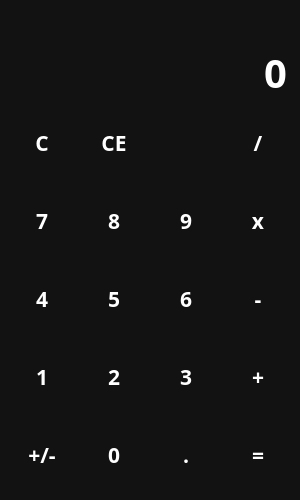
<?xml version="1.0" encoding="UTF-8"?>
<ui version="4.0">
 <class>MainWindow</class>
 <widget class="QMainWindow" name="MainWindow">
  <property name="geometry">
   <rect>
    <x>0</x>
    <y>0</y>
    <width>300</width>
    <height>500</height>
   </rect>
  </property>
  <property name="minimumSize">
   <size>
    <width>300</width>
    <height>500</height>
   </size>
  </property>
  <property name="windowTitle">
   <string>QTCalculator</string>
  </property>
  <property name="windowIcon">
   <iconset resource="files.qrc">
    <normaloff>:/icons/icons/calculate_FILL0_wght400_GRAD0_opsz24.png</normaloff>:/icons/icons/calculate_FILL0_wght400_GRAD0_opsz24.png</iconset>
  </property>
  <property name="styleSheet">
   <string notr="true">QWidget {
    color: white;
    background-color: #121212;
    font-family: Rubik;
    font-size: 16pt;
    font-weight: 600;
}

QPushButton {
    background-color: transparent;
    border: none;
}

QPushButton:hover{
    background-color: #666;
}

QPushButton:pressed {
    background-color: #888;
}</string>
  </property>
  <widget class="QWidget" name="centralwidget">
   <layout class="QVBoxLayout" name="verticalLayout">
    <item>
     <widget class="QLabel" name="lbl_temp">
      <property name="sizePolicy">
       <sizepolicy hsizetype="Preferred" vsizetype="Maximum">
        <horstretch>0</horstretch>
        <verstretch>0</verstretch>
       </sizepolicy>
      </property>
      <property name="styleSheet">
       <string notr="true">color: #888;</string>
      </property>
      <property name="text">
       <string/>
      </property>
      <property name="alignment">
       <set>Qt::AlignRight|Qt::AlignTrailing|Qt::AlignVCenter</set>
      </property>
     </widget>
    </item>
    <item>
     <widget class="QLineEdit" name="le_entry">
      <property name="sizePolicy">
       <sizepolicy hsizetype="Expanding" vsizetype="Maximum">
        <horstretch>0</horstretch>
        <verstretch>0</verstretch>
       </sizepolicy>
      </property>
      <property name="styleSheet">
       <string notr="true">font-size: 40px;
border: none;</string>
      </property>
      <property name="text">
       <string>0</string>
      </property>
      <property name="maxLength">
       <number>16</number>
      </property>
      <property name="alignment">
       <set>Qt::AlignRight|Qt::AlignTrailing|Qt::AlignVCenter</set>
      </property>
      <property name="readOnly">
       <bool>true</bool>
      </property>
     </widget>
    </item>
    <item>
     <layout class="QGridLayout" name="gridLayout">
      <item row="4" column="3">
       <widget class="QPushButton" name="btn_calc">
        <property name="sizePolicy">
         <sizepolicy hsizetype="Minimum" vsizetype="Expanding">
          <horstretch>0</horstretch>
          <verstretch>0</verstretch>
         </sizepolicy>
        </property>
        <property name="cursor">
         <cursorShape>PointingHandCursor</cursorShape>
        </property>
        <property name="text">
         <string>=</string>
        </property>
        <property name="shortcut">
         <string>Enter</string>
        </property>
       </widget>
      </item>
      <item row="0" column="0">
       <widget class="QPushButton" name="btn_clear">
        <property name="sizePolicy">
         <sizepolicy hsizetype="Minimum" vsizetype="Expanding">
          <horstretch>0</horstretch>
          <verstretch>0</verstretch>
         </sizepolicy>
        </property>
        <property name="cursor">
         <cursorShape>PointingHandCursor</cursorShape>
        </property>
        <property name="text">
         <string>C</string>
        </property>
       </widget>
      </item>
      <item row="3" column="0">
       <widget class="QPushButton" name="btn_1">
        <property name="sizePolicy">
         <sizepolicy hsizetype="Minimum" vsizetype="Expanding">
          <horstretch>0</horstretch>
          <verstretch>0</verstretch>
         </sizepolicy>
        </property>
        <property name="cursor">
         <cursorShape>PointingHandCursor</cursorShape>
        </property>
        <property name="text">
         <string>1</string>
        </property>
        <property name="shortcut">
         <string>1</string>
        </property>
       </widget>
      </item>
      <item row="2" column="0">
       <widget class="QPushButton" name="btn_4">
        <property name="sizePolicy">
         <sizepolicy hsizetype="Minimum" vsizetype="Expanding">
          <horstretch>0</horstretch>
          <verstretch>0</verstretch>
         </sizepolicy>
        </property>
        <property name="cursor">
         <cursorShape>PointingHandCursor</cursorShape>
        </property>
        <property name="text">
         <string>4</string>
        </property>
        <property name="shortcut">
         <string>4</string>
        </property>
       </widget>
      </item>
      <item row="4" column="2">
       <widget class="QPushButton" name="btn_point">
        <property name="sizePolicy">
         <sizepolicy hsizetype="Minimum" vsizetype="Expanding">
          <horstretch>0</horstretch>
          <verstretch>0</verstretch>
         </sizepolicy>
        </property>
        <property name="cursor">
         <cursorShape>PointingHandCursor</cursorShape>
        </property>
        <property name="text">
         <string>.</string>
        </property>
        <property name="shortcut">
         <string>.</string>
        </property>
       </widget>
      </item>
      <item row="4" column="1">
       <widget class="QPushButton" name="btn_0">
        <property name="sizePolicy">
         <sizepolicy hsizetype="Minimum" vsizetype="Expanding">
          <horstretch>0</horstretch>
          <verstretch>0</verstretch>
         </sizepolicy>
        </property>
        <property name="cursor">
         <cursorShape>PointingHandCursor</cursorShape>
        </property>
        <property name="text">
         <string>0</string>
        </property>
        <property name="shortcut">
         <string>0</string>
        </property>
       </widget>
      </item>
      <item row="1" column="0">
       <widget class="QPushButton" name="btn_7">
        <property name="sizePolicy">
         <sizepolicy hsizetype="Minimum" vsizetype="Expanding">
          <horstretch>0</horstretch>
          <verstretch>0</verstretch>
         </sizepolicy>
        </property>
        <property name="cursor">
         <cursorShape>PointingHandCursor</cursorShape>
        </property>
        <property name="text">
         <string>7</string>
        </property>
        <property name="shortcut">
         <string>7</string>
        </property>
       </widget>
      </item>
      <item row="4" column="0">
       <widget class="QPushButton" name="btn_neg">
        <property name="sizePolicy">
         <sizepolicy hsizetype="Minimum" vsizetype="Expanding">
          <horstretch>0</horstretch>
          <verstretch>0</verstretch>
         </sizepolicy>
        </property>
        <property name="cursor">
         <cursorShape>PointingHandCursor</cursorShape>
        </property>
        <property name="text">
         <string>+/-</string>
        </property>
       </widget>
      </item>
      <item row="1" column="1">
       <widget class="QPushButton" name="btn_8">
        <property name="sizePolicy">
         <sizepolicy hsizetype="Minimum" vsizetype="Expanding">
          <horstretch>0</horstretch>
          <verstretch>0</verstretch>
         </sizepolicy>
        </property>
        <property name="cursor">
         <cursorShape>PointingHandCursor</cursorShape>
        </property>
        <property name="text">
         <string>8</string>
        </property>
        <property name="shortcut">
         <string>8</string>
        </property>
       </widget>
      </item>
      <item row="1" column="2">
       <widget class="QPushButton" name="btn_9">
        <property name="sizePolicy">
         <sizepolicy hsizetype="Minimum" vsizetype="Expanding">
          <horstretch>0</horstretch>
          <verstretch>0</verstretch>
         </sizepolicy>
        </property>
        <property name="cursor">
         <cursorShape>PointingHandCursor</cursorShape>
        </property>
        <property name="text">
         <string>9</string>
        </property>
        <property name="shortcut">
         <string>9</string>
        </property>
       </widget>
      </item>
      <item row="0" column="1">
       <widget class="QPushButton" name="btn_ce">
        <property name="sizePolicy">
         <sizepolicy hsizetype="Minimum" vsizetype="Expanding">
          <horstretch>0</horstretch>
          <verstretch>0</verstretch>
         </sizepolicy>
        </property>
        <property name="cursor">
         <cursorShape>PointingHandCursor</cursorShape>
        </property>
        <property name="text">
         <string>CE</string>
        </property>
        <property name="shortcut">
         <string>Del</string>
        </property>
       </widget>
      </item>
      <item row="0" column="2">
       <widget class="QPushButton" name="btn_backspace">
        <property name="sizePolicy">
         <sizepolicy hsizetype="Minimum" vsizetype="Expanding">
          <horstretch>0</horstretch>
          <verstretch>0</verstretch>
         </sizepolicy>
        </property>
        <property name="cursor">
         <cursorShape>PointingHandCursor</cursorShape>
        </property>
        <property name="text">
         <string/>
        </property>
        <property name="icon">
         <iconset resource="files.qrc">
          <normaloff>:/icons/icons/outline_backspace_white_24dp.png</normaloff>:/icons/icons/outline_backspace_white_24dp.png</iconset>
        </property>
        <property name="iconSize">
         <size>
          <width>24</width>
          <height>24</height>
         </size>
        </property>
        <property name="shortcut">
         <string>Backspace</string>
        </property>
       </widget>
      </item>
      <item row="0" column="3">
       <widget class="QPushButton" name="btn_div">
        <property name="sizePolicy">
         <sizepolicy hsizetype="Minimum" vsizetype="Expanding">
          <horstretch>0</horstretch>
          <verstretch>0</verstretch>
         </sizepolicy>
        </property>
        <property name="cursor">
         <cursorShape>PointingHandCursor</cursorShape>
        </property>
        <property name="text">
         <string>/</string>
        </property>
        <property name="shortcut">
         <string>/</string>
        </property>
       </widget>
      </item>
      <item row="1" column="3">
       <widget class="QPushButton" name="btn_mul">
        <property name="sizePolicy">
         <sizepolicy hsizetype="Minimum" vsizetype="Expanding">
          <horstretch>0</horstretch>
          <verstretch>0</verstretch>
         </sizepolicy>
        </property>
        <property name="cursor">
         <cursorShape>PointingHandCursor</cursorShape>
        </property>
        <property name="text">
         <string>x</string>
        </property>
        <property name="shortcut">
         <string>*</string>
        </property>
       </widget>
      </item>
      <item row="2" column="1">
       <widget class="QPushButton" name="btn_5">
        <property name="sizePolicy">
         <sizepolicy hsizetype="Minimum" vsizetype="Expanding">
          <horstretch>0</horstretch>
          <verstretch>0</verstretch>
         </sizepolicy>
        </property>
        <property name="cursor">
         <cursorShape>PointingHandCursor</cursorShape>
        </property>
        <property name="text">
         <string>5</string>
        </property>
        <property name="shortcut">
         <string>5</string>
        </property>
       </widget>
      </item>
      <item row="2" column="2">
       <widget class="QPushButton" name="btn_6">
        <property name="sizePolicy">
         <sizepolicy hsizetype="Minimum" vsizetype="Expanding">
          <horstretch>0</horstretch>
          <verstretch>0</verstretch>
         </sizepolicy>
        </property>
        <property name="cursor">
         <cursorShape>PointingHandCursor</cursorShape>
        </property>
        <property name="text">
         <string>6</string>
        </property>
        <property name="shortcut">
         <string>6</string>
        </property>
       </widget>
      </item>
      <item row="2" column="3">
       <widget class="QPushButton" name="btn_minus">
        <property name="sizePolicy">
         <sizepolicy hsizetype="Minimum" vsizetype="Expanding">
          <horstretch>0</horstretch>
          <verstretch>0</verstretch>
         </sizepolicy>
        </property>
        <property name="cursor">
         <cursorShape>PointingHandCursor</cursorShape>
        </property>
        <property name="text">
         <string>-</string>
        </property>
        <property name="shortcut">
         <string>-</string>
        </property>
       </widget>
      </item>
      <item row="3" column="1">
       <widget class="QPushButton" name="btn_2">
        <property name="sizePolicy">
         <sizepolicy hsizetype="Minimum" vsizetype="Expanding">
          <horstretch>0</horstretch>
          <verstretch>0</verstretch>
         </sizepolicy>
        </property>
        <property name="cursor">
         <cursorShape>PointingHandCursor</cursorShape>
        </property>
        <property name="text">
         <string>2</string>
        </property>
        <property name="shortcut">
         <string>2</string>
        </property>
       </widget>
      </item>
      <item row="3" column="2">
       <widget class="QPushButton" name="btn_3">
        <property name="sizePolicy">
         <sizepolicy hsizetype="Minimum" vsizetype="Expanding">
          <horstretch>0</horstretch>
          <verstretch>0</verstretch>
         </sizepolicy>
        </property>
        <property name="cursor">
         <cursorShape>PointingHandCursor</cursorShape>
        </property>
        <property name="text">
         <string>3</string>
        </property>
        <property name="shortcut">
         <string>3</string>
        </property>
       </widget>
      </item>
      <item row="3" column="3">
       <widget class="QPushButton" name="btn_plus">
        <property name="sizePolicy">
         <sizepolicy hsizetype="Minimum" vsizetype="Expanding">
          <horstretch>0</horstretch>
          <verstretch>0</verstretch>
         </sizepolicy>
        </property>
        <property name="cursor">
         <cursorShape>PointingHandCursor</cursorShape>
        </property>
        <property name="text">
         <string>+</string>
        </property>
        <property name="shortcut">
         <string>+</string>
        </property>
       </widget>
      </item>
     </layout>
    </item>
   </layout>
  </widget>
 </widget>
 <resources>
  <include location="files.qrc"/>
 </resources>
 <connections/>
</ui>
